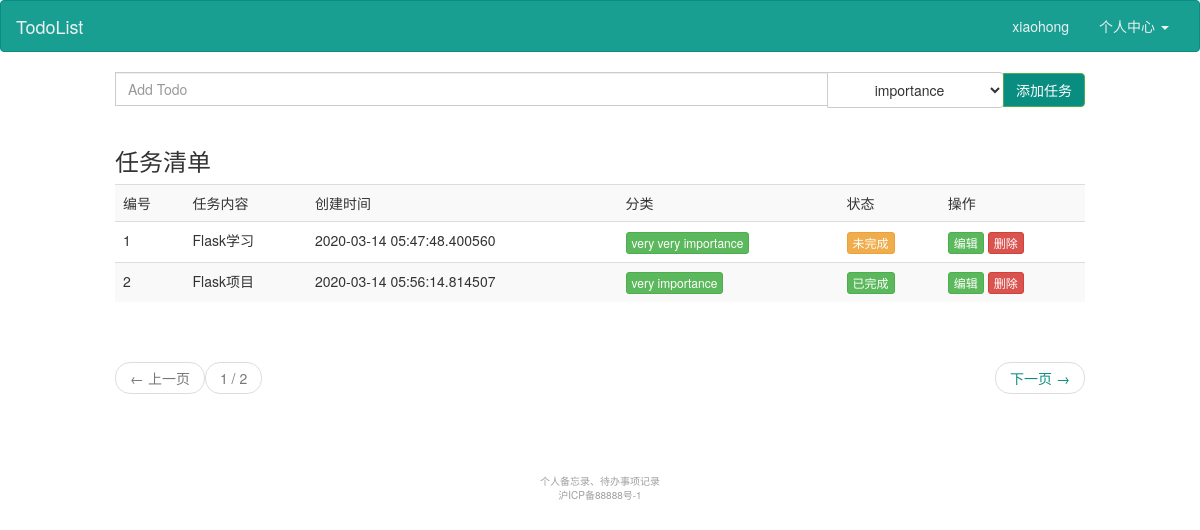
The page /todo/list/ (signed in) on the database its author committed.
### app/model.py (models this page shows, shortened)
class User(UserMixin, db.Model):
    __tablename__ = 'users'  # 自定义数据表的表名
    id = db.Column(db.Integer, primary_key=True, autoincrement=True)
    username = db.Column(db.String(100), unique=True, nullable=False)
    password_hash = db.Column(db.String(200), nullable=True)  # 数据库中需要存储加密过的密码
    email = db.Column(db.String(64), unique=True, index=True)
    confirmed = db.Column(db.Boolean, default=False)
    name = db.Column(db.String(64))
    location = db.Column(db.String(64))  # 所在地
    about_me = db.Column(db.Text())  # 自我介绍
    member_since = db.Column(db.DateTime(), default=datetime.utcnow)
    last_seen = db.Column(db.DateTime(), default=datetime.utcnow)
    role_id = db.Column(db.Integer, db.ForeignKey('roles.id'))
    todos = db.relationship('Todo', backref='user')
    categories = db.relationship('Category', backref='user')
    @property
    def password(self):
        raise AttributeError('password is not a readable attribute')

class Todo(db.Model):
    __tablename__ = 'todos'
    id = db.Column(db.Integer, autoincrement=True, primary_key=True)
    content = db.Column(db.String(100))  # 任务内容
    status = db.Column(db.Boolean, default=False)  # 任务的状态
    add_time = db.Column(db.DateTime, default=datetime.utcnow)  # 任务创建时间
    user_id = db.Column(db.Integer, db.ForeignKey('users.id'))
    category_id = db.Column(db.Integer, db.ForeignKey('categories.id'))

class Category(db.Model):
    __tablename__ = 'categories'
    id = db.Column(db.Integer, autoincrement=True, primary_key=True)
    name = db.Column(db.String(20), unique=True)
    add_time = db.Column(db.DateTime, default=datetime.utcnow)  # 任务创建时间
    user_id = db.Column(db.Integer, db.ForeignKey('users.id'))
    todos = db.relationship('Todo', backref='category')

### app/todo/views.py (the view)
@todo.route('/list/')
@login_required
def list():
    form = AddTodoForm()  # 添加操作的表单
    page = int(request.args.get('page', 1))
    todoPageObj = Todo.query.filter_by(
        user_id=current_user.id).paginate(
        page, per_page=current_app.config['PER_PAGE'])
    return render_template('todo/list.html', todoObj=todoPageObj, form=form)

### app/todo/forms.py
class AddTodoForm(FlaskForm):
    content = StringField(
        label='任务内容',
        validators=[DataRequired()],
        render_kw={
            'class': "form-control aligin-right ",
            'placeholder': "Add Todo"
        }
    )
    category = SelectField(
        label='分类',
        coerce=int,  # 存的是id整形
        render_kw={
            'class': "btn btn-default dropdown-toggle aligin-right",
        }
    )
    submit = SubmitField(
        label='添加任务',
        render_kw = {
        'class': "btn btn-default btn-success btn-todo-add"
    })
    def __init__(self):
        super(AddTodoForm, self).__init__()
        categories = Category.query.all()
        if categories:
            self.category.choices = [(item.id, item.name) for item in
                                     categories]
        else:
            self.category.choices = [(-1, "请先创建分类")]

### app/auth/views.py (called while the page is built)
@auth.before_app_request
def before_request():
    if current_user.is_authenticated \
            and not current_user.confirmed \
            and request.endpoint[:5] != 'auth.' \
            and request.endpoint != 'static':
        return redirect(url_for('auth.unconfirmed'))

### app/model.py (called while the page is built)
@login_manager.user_loader
def load_user(user_id):
    return User.query.get(int(user_id))

### app/templates/todo/list.html (shortened to what this page needs)
{% extends 'base.html' %}
{% block content %}
        <div class="col-lg-10 col-xs-offset-1">
            <form method="post" action="{{ url_for('todo.add') }}">
                <div class="input-group">
                    {{ form.content() }}
                    <span class="input-group-btn">
                    {{ form.category() }}
                    {{ form.submit() }}
                    </span>
                </div>
            </form>
            <br/>
            <h3>任务清单</h3>
            <table class="table table-striped">
                <tr>
                    <td>编号</td>
                    <td>任务内容</td>
                    <td>创建时间</td>
                    <td>分类</td>
                    <td>状态</td>
                    <td>操作</td>
                </tr>
                {% for todo in todoObj.items %}
                    <tr>
                        <td>{{ todo.id }}</td>
                        <td>{{ todo.content }}</td>
                        <td>{{ todo.add_time }}</td>
                        <td>
                            <a href="#" class="btn btn-success btn-xs" role="button">{{ todo.category.name }}</a>
                        </td>
                        <td>
                            {% if todo.status %}
                                <a href="{{ url_for('todo.undo', id=todo.id) }}" class="btn btn-success btn-xs" role="button">
                                    已完成
                                </a>
                            {% else %}
                                <a href="{{ url_for('todo.done', id=todo.id) }}" class="btn btn-warning btn-xs" role="button">
                                    未完成
                                </a>
                            {% endif %}
                        </td>
                        <td>
                            <a href="{{ url_for('todo.edit', id=todo.id) }}" class="btn btn-success btn-xs" role="button">
                                编辑
                            </a>
                            <a href="{{ url_for('todo.delete', id=todo.id) }}" class="btn btn-danger btn-xs" role="button">
                                删除
                            </a>
                        </td>
                    </tr>
                {% endfor %}
            </table>
            <br/>
            <nav aria-label="...">
                <ul class="pager">
                    {% if todoObj.has_prev %}
                        <li class="previous"><a href="{{ url_for('todo.list') }}?page={{ todoObj.prev_num }}">
                            <span aria-hidden="true">&larr;</span> 上一页</a></li>
                    {% else %}
                        <li class="previous disabled"><a href="#"><span aria-hidden="true">&larr;</span> 上一页</a></li>
                    {% endif %}
                    <li class="previous disabled text-center">
                        <a href="#">{{ todoObj.page }} / {{ todoObj.pages }}</a>
                    </li>
                    {% if todoObj.has_next %}
                        <li class="next"><a href="{{ url_for('todo.list') }}?page={{ todoObj.next_num }}">
                            下一页 <span aria-hidden="true">&rarr;</span></a>
                        </li>
                    {% else %}
                        <li class="next disabled"><a href="#">下一页 <span aria-hidden="true">&rarr;</span></a></li>
                    {% endif %}
                </ul>
            </nav>
        </div>
{% endblock %}

### app/templates/base.html (shortened to what this page needs)
<!DOCTYPE html>
<html lang="zh-CN">
<head>
    <link href="https://cdn.jsdelivr.net/npm/bootstrap@3.3.7/dist/css/bootstrap.min.css" rel="stylesheet">
    <link href="/static/css/todo.css" rel="stylesheet">
</head>
<body>
<nav class="navbar navbar-default">
    <div class="container-fluid">
        <div class="navbar-header">
            <a class="navbar-brand" href="{{ url_for('auth.index') }}">TodoList</a>
        </div>
        <div class="collapse navbar-collapse" id="bs-example-navbar-collapse-1">
            <ul class="nav navbar-nav navbar-right">
                {% if current_user.is_authenticated %}
                    <li><a href="{{ url_for('user.get_user', id=current_user.id) }}">{{ current_user.username }}</a>
                    </li>
                    <li class="dropdown">
                        <a href="#" class="dropdown-toggle" data-toggle="dropdown" role="button"
                           aria-haspopup="true" aria-expanded="false">个人中心 <span class="caret"></span></a>
                    </li>
                {% else %}
                    <li><a href="{{ url_for('auth.register') }}">注册</a></li>
                    <li><a href="{{ url_for('auth.login') }}">登录</a></li>
                {% endif %}
            </ul>
        </div>
    </div>
</nav>
<div class="container-fluid">
    <div class="row">
            {% block content %}
            {% endblock %}
    </div>
</div>
<br/>
<br/>
<br/>
<footer class="text-center index-footer">
    个人备忘录、待办事项记录<br/>
    沪ICP备88888号-1
</footer>
</body>
</html>

### app/static/css/todo.css (style rules this page uses)
.index-footer { font-size: x-small; color: #9F9F9F; }
.navbar-default { background-color: #189f92; border-color: #098d80; }
.navbar-default .navbar-brand { color: #ecf1f1; }
.navbar-default .navbar-nav > li > a { color: #ecf1f1; }
.navbar-default .navbar-collapse, .navbar-default .navbar-form { border-color: #ecf1f1; }
.btn-todo-add { background-color: #098d80; }
.pager li a { color: #098d80; }

### rows shown on the page
User: username "xiaohong"
Todo: id "1", content "Flask学习", add_time "2020-03-14 05:47:48.400560", category.name "very very importance"
Todo: id "2", content "Flask项目", add_time "2020-03-14 05:56:14.814507", category.name "very importance"

### other values the page prints
{{ todoObj.page }} "1"
{{ todoObj.pages }} "2"
